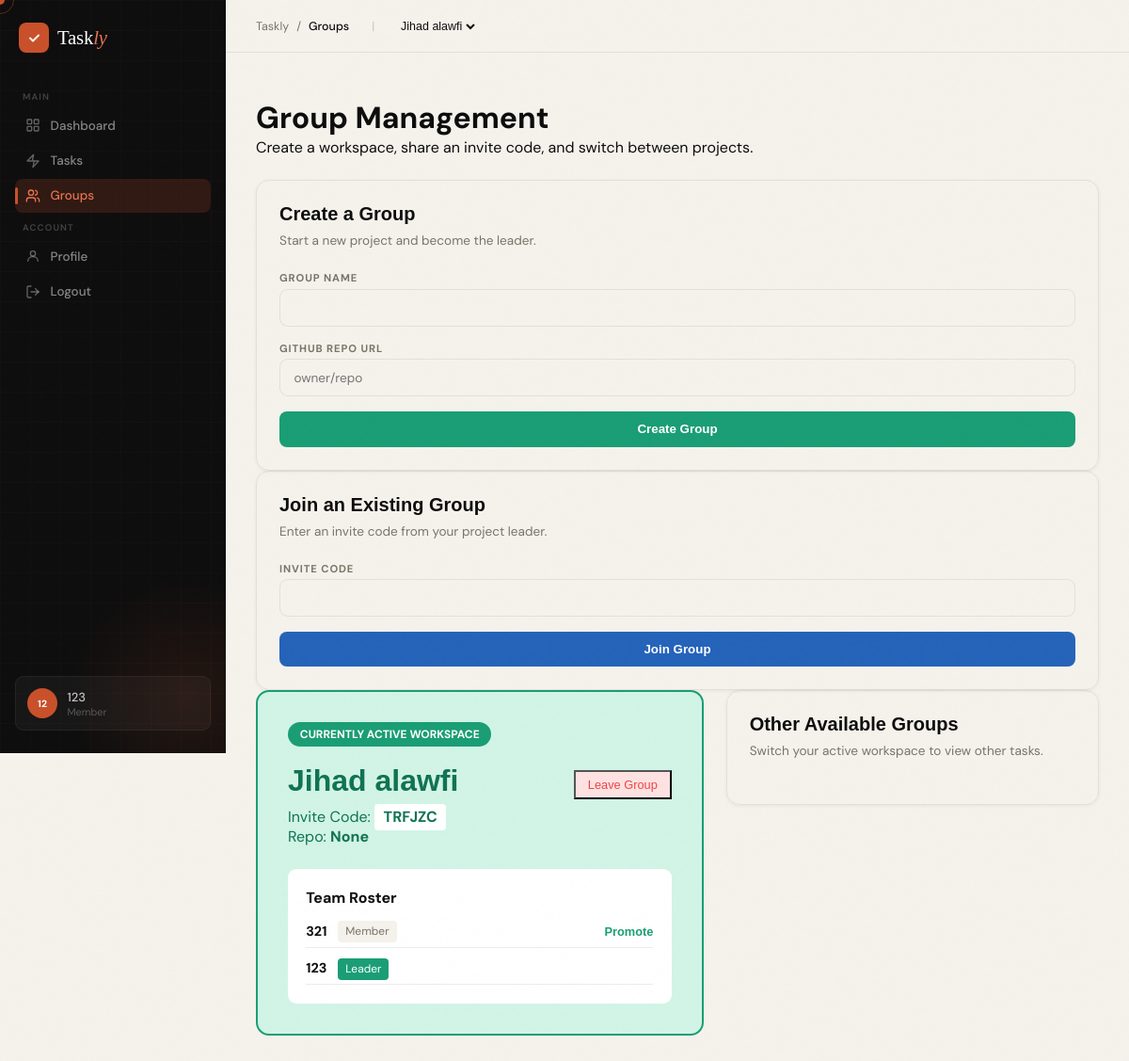
The page /groups (signed in) on the database its author committed.
### app.py (models this page shows)
class User(db.Model):
    id = db.Column(db.Integer, primary_key=True)
    username = db.Column(db.String(80), unique=True, nullable=False)
    password_hash = db.Column(db.String(200), nullable=False)
    github_username = db.Column(db.String(80), nullable=True)  # Added for GitHub API
    group_role = db.Column(db.String(20), default='Member') # Legacy fallback
    current_group_id = db.Column(db.Integer, db.ForeignKey('group.id'), nullable=True)
    tasks = db.relationship('Task', backref='assignee', lazy=True)
    groups = db.relationship('Group', secondary=user_group_association, back_populates='users')

class Group(db.Model):
    id = db.Column(db.Integer, primary_key=True)
    name = db.Column(db.String(120), nullable=False)
    invite_code = db.Column(db.String(6), unique=True, nullable=False)
    repo_url = db.Column(db.String(255), nullable=True)
    is_non_coding = db.Column(db.Boolean, default=False)  # Group level setting
    leader_id = db.Column(db.Integer, db.ForeignKey('user.id'), nullable=True) # Adding leader_id for accurate role management
    users = db.relationship('User', secondary=user_group_association, back_populates='groups')
    co_leaders = db.relationship('User', secondary=group_coleaders, backref='co_lead_groups')
    tasks = db.relationship('Task', backref='group', lazy=True, cascade="all, delete-orphan")
    leader = db.relationship('User', foreign_keys=[leader_id])

### app.py (the view)
@app.route('/groups')
def groups():
    user = get_current_user()
    if not user:
        return redirect(url_for('login'))
    active_group = get_active_group(user)
    return render_template('groups.html',
                           current_user=user,
                           active_group=active_group)

### app.py (called while the page is built)
def get_current_user():
    if 'user_id' not in session:
        return None
    user = db.session.get(User, session['user_id'])
    if not user:
        session.pop('user_id', None)
    return user

def get_active_group(user):
    if not user.groups:
        return None
    if user.current_group_id:
        active_group = db.session.get(Group, user.current_group_id)
        if active_group in user.groups:
            return active_group
    user.current_group_id = user.groups[0].id
    db.session.commit()
    return user.groups[0]

def get_user_role(user, group):
    if not user or not group: return 'Member'
    if group.leader_id == user.id: return 'Leader'
    if user in group.co_leaders: return 'Co-Leader'
    return 'Member'

@app.context_processor
def inject_global_vars():
    user = get_current_user()
    group_role = 'Member'
    if user:
        user.is_authenticated = True
        active_group = get_active_group(user)
        if active_group:
             group_role = get_user_role(user, active_group)
    else:
        user = type('AnonymousUser', (), {'is_authenticated': False, 'groups': []})()
    return dict(current_user=user, today=date.today(), current_role=group_role)

### template/groups.html (shortened to what this page needs)
{% extends "base.html" %}
{% block breadcrumb %}Groups{% endblock %}
{% block content %}
<div class="page-header" style="margin-bottom: 1.5rem;">
  <div>
    <h1 class="page-title">Group Management</h1>
    <p class="page-sub">Create a workspace, share an invite code, and switch between projects.</p>
  </div>
</div>
<section class="two-column">
  <form class="panel" method="POST" action="{{ url_for('create_group') }}">
    <h2>Create a Group</h2>
    <p class="muted">Start a new project and become the leader.</p>
    <div class="field"><label>Group Name</label><input name="name" required /></div>
    <div class="field"><label>GitHub Repo URL</label><input name="repo_url" placeholder="owner/repo" /></div>
    <button class="btn" type="submit">Create Group</button>
  </form>
  <form class="panel" method="POST" action="{{ url_for('join_group') }}">
    <h2>Join an Existing Group</h2>
    <p class="muted">Enter an invite code from your project leader.</p>
    <div class="field"><label>Invite Code</label><input name="invite_code" required /></div>
    <button class="btn-secondary" type="submit" style="margin-top: auto;">Join Group</button>
  </form>
</section>
{% if current_user.groups %}
<div class="groups-main-grid">
  <div>
    {% for group in current_user.groups %}
      {% if current_user.current_group_id == group.id %}
      <div class="active-hero-card">
        <span class="active-badge">Currently Active Workspace</span>
        <h3 style="display: flex; justify-content: space-between; align-items: center;">
            {{ group.name }}
            <form action="{{ url_for('leave_group', group_id=group.id) }}" method="POST" style="margin: 0;">
              <button type="submit" class="btn-danger" style="padding: 0.4rem 0.8rem; font-size: 0.8rem; width: auto;" onclick="return confirm('Leave this group?');">Leave Group</button>
            </form>
        </h3>
        <p style="color: var(--teal-dark);">Invite Code: <strong style="background: white; padding: 0.2rem 0.6rem; border-radius: 4px;">{{ group.invite_code }}</strong></p>
        <p style="color: var(--teal-dark); margin-bottom: 1.5rem;">Repo: <strong>{{ group.repo_url or 'None' }}</strong></p>
        <div style="background: white; padding: 1.2rem; border-radius: var(--radius-sm);">
          <h4 style="margin-bottom: 1rem;">Team Roster</h4>
          <ul style="list-style: none; padding: 0; display: flex; flex-direction: column; gap: 0.8rem;">
            {% for member in group.users %}
              <li style="display: flex; align-items: center; justify-content: space-between; font-size: 0.9rem; border-bottom: 1px solid var(--border); padding-bottom: 0.5rem;">
                <div>
                    <strong>{{ member.username }}</strong>
                    {% if group.leader_id == member.id %}
                        <span style="font-size: 0.75rem; background: var(--teal); color: white; padding: 0.2rem 0.5rem; border-radius: 4px; margin-left: 0.5rem;">Leader</span>
                    {% elif member.group_role == 'Co-Leader' %}
                        <span style="font-size: 0.75rem; background: var(--blue); color: white; padding: 0.2rem 0.5rem; border-radius: 4px; margin-left: 0.5rem;">Co-Leader</span>
                    {% else %}
                        <span style="font-size: 0.75rem; background: var(--paper); padding: 0.2rem 0.5rem; border-radius: 4px; color: var(--muted); margin-left: 0.5rem;">Member</span>
                    {% endif %}
                </div>
                {% if group.leader_id == current_user.id and member.id != current_user.id %}
                    {% if member.group_role == 'Member' %}
                        <form action="{{ url_for('promote', member_id=member.id) }}" method="POST" style="margin: 0;">
                            <button type="submit" style="background: none; border: none; color: var(--teal); cursor: pointer; font-size: 0.8rem; font-weight: 600;">Promote</button>
                        </form>
                    {% elif member.group_role == 'Co-Leader' %}
                        <span style="font-size: 0.8rem; color: var(--muted);">Promoted</span>
                    {% endif %}
                {% endif %}
              </li>
            {% endfor %}
          </ul>
        </div>
      </div>
      {% endif %}
    {% endfor %}
  </div>
  <div class="panel">
    <h2>Other Available Groups</h2>
    <p class="muted">Switch your active workspace to view other tasks.</p>
  </div>
</div>
{% endif %}
{% endblock %}

### template/base.html (shortened to what this page needs)
<!DOCTYPE html>
<html lang="en">
<head>
</head>
<body>
{% if current_user.is_authenticated %}
<aside class="sidebar">
  <div class="sidebar-orb"></div>
  <div class="sidebar-inner">
    <a href="{{ url_for('index') }}" class="sidebar-logo">
      <div class="sidebar-logo-mark"><svg width="15" height="15" viewBox="0 0 20 20" fill="none"><polyline points="4,10 8,14 16,6" stroke="#fff" stroke-width="2.4" stroke-linecap="round" stroke-linejoin="round"/></svg></div>
      <span class="sidebar-logo-name">Task<em>ly</em></span>
    </a>
    <div class="sidebar-section-label">Main</div>
    <a href="{{ url_for('dashboard') }}" class="nav-item {% if request.endpoint == 'dashboard' %}active{% endif %}">
      Dashboard
    </a>
    <a href="{{ url_for('tasks_route') }}" class="nav-item {% if request.endpoint == 'tasks_route' %}active{% endif %}">
      <svg viewBox="0 0 24 24" fill="none" stroke="currentColor" stroke-width="2" stroke-linecap="round" stroke-linejoin="round"><path d="m13 2-2 10h10l-9 10 2-10H3Z"/></svg>
      Tasks
    </a>
    <a href="{{ url_for('groups') }}" class="nav-item {% if request.endpoint == 'groups' %}active{% endif %}">
      <svg viewBox="0 0 24 24" fill="none" stroke="currentColor" stroke-width="2" stroke-linecap="round" stroke-linejoin="round"><path d="M16 21v-2a4 4 0 0 0-4-4H6a4 4 0 0 0-4 4v2"/><circle cx="9" cy="7" r="4"/><path d="M22 21v-2a4 4 0 0 0-3-3.87"/><path d="M16 3.13a4 4 0 0 1 0 7.75"/></svg>
      Groups
    </a>
    <div class="sidebar-section-label">Account</div>
    <a href="#" class="nav-item" onclick="document.getElementById('profile-modal').classList.add('active'); return false;">
      <svg viewBox="0 0 24 24" fill="none" stroke="currentColor" stroke-width="2" stroke-linecap="round" stroke-linejoin="round"><circle cx="12" cy="8" r="4"/><path d="M4 20c0-4 3.6-7 8-7s8 3 8 7"/></svg>
      Profile
    </a>
    <a href="{{ url_for('logout') }}" class="nav-item">
      <svg viewBox="0 0 24 24" fill="none" stroke="currentColor" stroke-width="2" stroke-linecap="round" stroke-linejoin="round"><path d="M9 21H5a2 2 0 0 1-2-2V5a2 2 0 0 1 2-2h4"/><polyline points="16 17 21 12 16 7"/><line x1="21" y1="12" x2="9" y2="12"/></svg>
      Logout
    </a>
  </div>
  <div class="sidebar-footer">
    <a href="#" class="sidebar-user" onclick="document.getElementById('profile-modal').classList.add('active'); return false;">
      <div class="user-av">{{ current_user.username[:2]|upper }}</div>
      <div>
        <div class="user-name">{{ current_user.username }}</div>
        <div class="user-role">{{ current_user.group_role }}</div>
      </div>
    </a>
  </div>
</aside>
<div class="layout-app">
  <header class="topbar">
    <div class="topbar-breadcrumb" style="display:flex; align-items:center; gap:0.5rem; font-size:0.78rem; color:var(--muted);">
      <span>Taskly</span><span>/</span><strong style="color:var(--ink); font-weight:500;">{% block breadcrumb %}Dashboard{% endblock %}</strong>
      {% if current_user.groups %}
      <span class="topbar-sep" style="margin-left: 1rem; opacity:0.35;">|</span>
      <form action="{{ url_for('switch_group', group_id=0) }}" method="POST" style="display:inline; margin-left: 1rem;" id="group-switch-form">
        <select class="group-selector" name="group_id" onchange="document.getElementById('group-switch-form').action='{{ url_for('switch_group', group_id=0) }}'.replace('0', this.value); this.form.submit();">
          {% for g in current_user.groups %}
            <option value="{{ g.id }}" {% if current_user.current_group_id and g.id == current_user.current_group_id %}selected{% endif %}>
              {{ g.name }}
            </option>
          {% endfor %}
        </select>
      </form>
      {% endif %}
    </div>
  </header>
  <main class="main-content">
    {% block content %}{% endblock %}
  </main>
</div>
{% else %}
  {% block landing_content %}{% endblock %}
{% endif %}
</body>
</html>

### rows shown on the page
User: username "12", username "123", group_role "Member", group_id "Jihad alawfi", shows "Leader"
Group: name "Jihad alawfi", invite_code "TRFJZC", repo_url "None"
User: username "321", group_role "Member"
